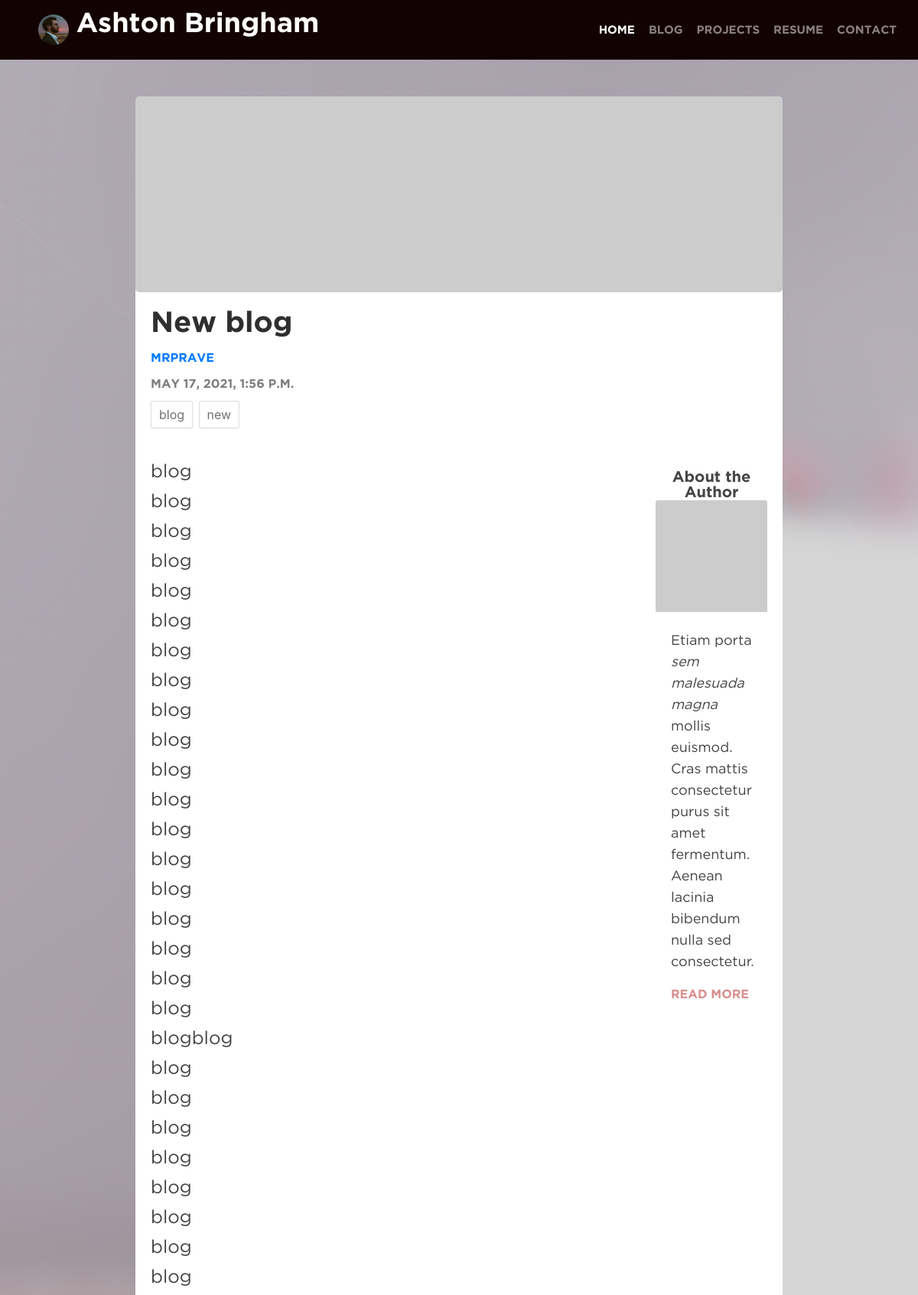
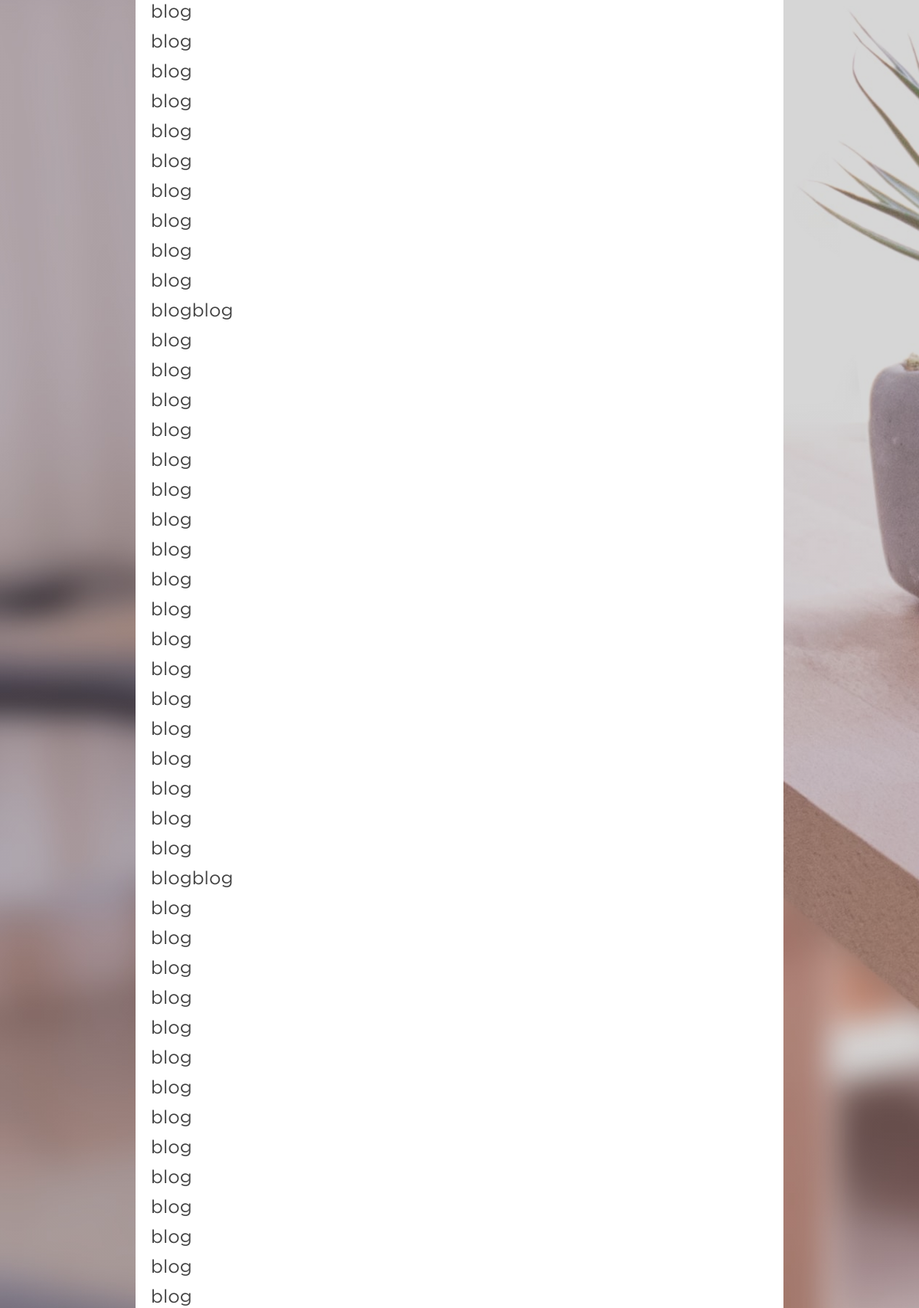
/blog/post/1 (upper part), run on the app's committed database (2 pictures, top to bottom).
### blog/models.py (models this page shows, shortened)
class BlogPost(models.Model):
    title = models.CharField(max_length=200, unique=True)
    author = models.ForeignKey('auth.User', related_name='posts',
                               on_delete=models.CASCADE)
    body = models.TextField()
    postdate = models.DateTimeField(auto_now_add=True, blank=True)
    tags = models.ManyToManyField('Tag', related_name='posts')

class Tag(models.Model):
    name = models.CharField(max_length=50, unique=True)
    def get_absolute_url(self):
        return reverse('tag_posts', args=[str(self.name)])

### blog/views.py (the view)
# urls.py: path('post/<int:id>', views.post, name='post'),
def post(request, id):
    post = get_object_or_404(BlogPost, pk=id)
    return render(request, 'blog/post.html', {'object': post})

### blog/templates/blog/post.html (shortened to what this page needs)
{% extends 'base.html' %}
{% block content %}
  <div class="post-detail">
    <div class="row">
      <div class="col-sm-12">
        <div class="jumbotron jumbotron-cover-image"
          style='background: #000 url("https://picsum.photos/id/{{object.id}}/800/400") center center; background-size: cover; padding: 8rem;'>
        </div>
      </div>
    </div>
    <div class="row py-3">
      <div class="col-sm-12 post-heading">
          <h1 class="post-title py-2">{{object.title}}</h1>
          <h4 class="post-subtitle"><a href="{{object.author.get_absolute_url}}" class="">{{object.author.username}}</a></h4>
          <h4 class="post-subtitle">{{object.postdate}}</h4>
          <div class="tags">
          {% include 'blog/snippet_tag_labels.html' with tags=object.tags.all %}
          </div>
      </div>
    </div>
    <div class="row py-3">
      <div class="col-md-8 col-lg-9 post-body">
      {{object.body | escape | linebreaks}}
      </div>
      <aside class="col-sm-8 col-md-4 col-lg-3 pl-5">
        <div class="py-3 mb-3 bg-white rounded">
            <div class="card-title">About the Author</div>
            <img class="card-img-top" src="https://randomuser.me/api/portraits/lego/{{object.author.id}}.jpg" alt="{{object.author.username}}">
            <div class="card-body py-4">
              <p class="card-author-bio">Etiam porta <em>sem malesuada magna</em> mollis euismod. Cras mattis consectetur purus sit amet fermentum. Aenean lacinia bibendum nulla sed consectetur.</p>
              <a href="{{object.author.get_absolute_url}}" class=""><div class="card-author-link">Read More</div></a>
            </div>
        </div>
      </aside>
    </div>
  </div>
{% endblock %}}

### templates/base.html (shortened to what this page needs)
{% load static %}
<!doctype html>
<html lang="en">
    <head>
        <link rel="stylesheet" href="https://cdn.jsdelivr.net/npm/bootstrap@4.5.3/dist/css/bootstrap.min.css">
        <link rel="stylesheet" href="{% static "css/main.css" %}">
    </head>
    <body>
        <header>
            <nav class="navbar navbar-expand-lg navbar-dark bg-dark">
                <a class="navbar-brand" href="/">
                <img src="{% static 'images/ashton_small.jpg' %}"  class="d-inline-block align-top brand-logo" alt="my picture" loading="lazy">
                <span class="brand-name">Ashton Bringham</span>
                </a>
                <div class="collapse navbar-collapse my-2 my-lg-0" id="navbarSupportedContent">
                    <ul class="navbar-nav ml-auto">
                    <li class="nav-item active">
                        <a class="nav-link" href="/">Home</a>
                    </li>
                    <li class="nav-item">
                        <a class="nav-link" href="{% url 'blog_index' %}">Blog<a>
                    </li>
                    <li class="nav-item">
                        <a class="nav-link" href="{% url 'projects_index' %}">Projects</a>
                    </li>
                    <li class="nav-item">
                        <a class="nav-link" href="#">Resume</a>
                    </li>
                    <li class="nav-item">
                        <a class="nav-link" href="#">Contact</a>
                    </li>
                    </ul>
                </div>
            </nav>
        </header>
        <main role="main" class="py-5 flex-fill">
            <div class="container">
                {% block content %}
                {% endblock %}
            </div>
        </main>
    </body>
</html>

### blog/templates/blog/snippet_tag_labels.html
{% for tag in tags %}
<a href="{{tag.get_absolute_url}}">{{tag.name}}</a>
{% endfor %}

### static/css/main.css (style rules this page uses)
html { overflow-x: hidden; }
body { background: linear-gradient(rgba(50,50,50,0.2), rgba(50,50,50,0.2)), url("../images/background.jpg"); background-size: cover; background-repeat: no-repeat; overflow-x: hidden; }
.navbar { background-color: #130202!important; padding-top: 10px; padding-bottom: 10px; }
.navbar .navbar-brand { color: whitesmoke; }
.navbar-nav { padding-right: 2px; }
.nav-item { padding-right: 2px; }
.nav-link { text-align: center; font: Bold 15px/21px Gotham; letter-spacing: 0; color: #ffffff; opacity: 1; text-transform: uppercase; }
.navbar-brand { padding-left: 30px; padding-right: 30px; }
.navbar-brand .brand-name { font: Bold 36px Gotham; letter-spacing: 0; color: #ffffff; opacity: 1; }
.navbar-brand .brand-logo { width: 40px; height: 40px; border-radius: 20px 20px !important; padding: 0px; margin: 4px; }
.card-title { text-align: center; font: 20px/20px Gotham; letter-spacing: 0; color: #454545; opacity: 1; margin-bottom: 0px; }
.card-author-bio { text-align: left; font: 18px/28px GothamBook; letter-spacing: 0; color: #434343; opacity: 1; }
.card-author-link { text-align: left; font: 16px/26px Gotham; letter-spacing: 0; color: #d98e8e; opacity: 1; text-transform: uppercase; }
.post-detail { background: white; padding: 20px; border-radius: 8px 8px; }
.jumbotron { margin: -20px; margin-bottom: 0px; }
.post-subtitle { font: 16px/26px Gotham; text-transform: uppercase; letter-spacing: 0; color: #7e7e7e; opacity: 1; }
.post-title { text-align: left; font: 38px/34px Gotham; letter-spacing: 0; color: #2f2f2f; opacity: 1; }
.post-body { text-align: left; font: 24px/39px GothamBook; letter-spacing: 0; color: #434343; opacity: 1; }
.tags a { border: 1px solid #ddd; display: inline-block; color: #717171; background: #fff; -webkit-box-shadow: 0 1px 1px 0 rgba(180, 180, 180, 0.1); box-shadow: 0 1px 1px 0 rgba(180, 180, 180, 0.1); -webkit-transition: all 0.1s ease-in-out; -moz-transition: all 0.1s ease-in-out; -o-transition: all 0.1s ease-in-out; -ms-transition: all 0.1s ease-in-out; transition: all 0.1s ease-in-out; border-radius: 2px; margin: 0 3px 6px 0; padding: 5px 10px; }
@media (min-width: 1200px) { .container { max-width: 73%; } }

### data on the page
BlogPost: title "New blog", author.username "MRPRAVE", postdate "MAY 17, 2021, 1:56 P.M.", body "blog blog blog blog blog blog blog blog blog blog blog blog blog blog blog blog blog blog blog blogblog blog blog blog blog blog blog blog blog blog blog blog blog blog blog blog blog blog blog blogblog blog blog blog blog blog blog blog blog blog blog blog blog blog blog blog blog blog blog blogblog blog blog blog blog blog blog blog blog blog blog blog blog blog blog"
Tag: name "blog"
Tag: name "new"
